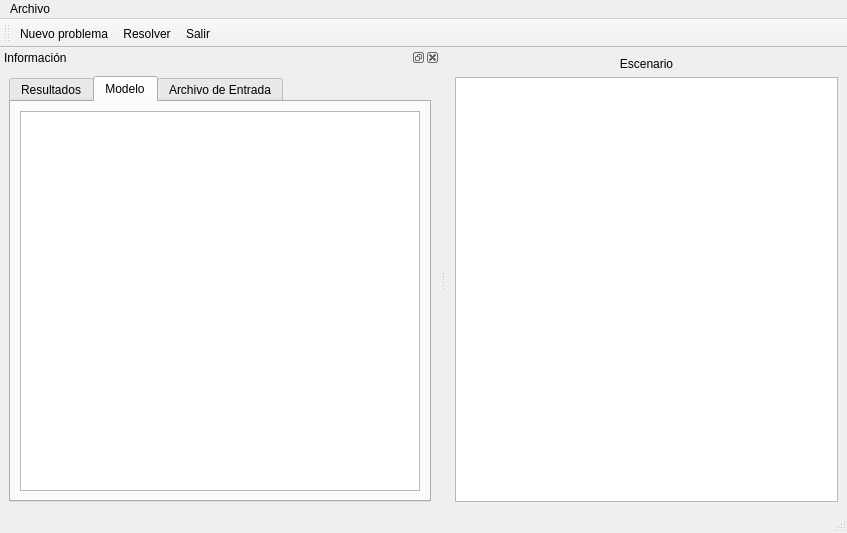
<?xml version="1.0" encoding="UTF-8"?>
<ui version="4.0">
 <class>MainWindowClass</class>
 <widget class="QMainWindow" name="MainWindowClass">
  <property name="geometry">
   <rect>
    <x>0</x>
    <y>0</y>
    <width>847</width>
    <height>533</height>
   </rect>
  </property>
  <property name="windowTitle">
   <string>Ubicación óptima de la escuela</string>
  </property>
  <property name="windowIcon">
   <iconset resource="../../resources/resources.qrc">
    <normaloff>:/icons/school_16</normaloff>:/icons/school_16</iconset>
  </property>
  <widget class="QWidget" name="centralwidget">
   <layout class="QGridLayout" name="gridLayout_2">
    <item row="0" column="0">
     <layout class="QVBoxLayout" name="verticalLayout">
      <item>
       <widget class="QLabel" name="label">
        <property name="styleSheet">
         <string notr="true">font: 12pt &quot;Sans Serif&quot;;</string>
        </property>
        <property name="text">
         <string>Escenario</string>
        </property>
        <property name="alignment">
         <set>Qt::AlignCenter</set>
        </property>
       </widget>
      </item>
      <item>
       <widget class="QScrollArea" name="scrollArea">
        <property name="widgetResizable">
         <bool>true</bool>
        </property>
        <property name="alignment">
         <set>Qt::AlignCenter</set>
        </property>
        <widget class="QWidget" name="scrollAreaWidgetContents">
         <property name="geometry">
          <rect>
           <x>0</x>
           <y>0</y>
           <width>377</width>
           <height>412</height>
          </rect>
         </property>
         <layout class="QGridLayout" name="gridLayout">
          <property name="margin">
           <number>0</number>
          </property>
          <item row="0" column="0">
           <widget class="QLabel" name="imageLabel">
            <property name="styleSheet">
             <string notr="true">QLabel {
	
	background-color: rgb(255, 255, 255);
}</string>
            </property>
            <property name="text">
             <string/>
            </property>
           </widget>
          </item>
         </layout>
        </widget>
       </widget>
      </item>
     </layout>
    </item>
   </layout>
  </widget>
  <widget class="QMenuBar" name="menubar">
   <property name="geometry">
    <rect>
     <x>0</x>
     <y>0</y>
     <width>847</width>
     <height>19</height>
    </rect>
   </property>
   <widget class="QMenu" name="menuArchivo">
    <property name="title">
     <string>Archivo</string>
    </property>
    <addaction name="newProblemInputAction"/>
    <addaction name="solveAction"/>
    <addaction name="exitAction"/>
   </widget>
   <addaction name="menuArchivo"/>
  </widget>
  <widget class="QStatusBar" name="statusbar"/>
  <widget class="QToolBar" name="toolBar">
   <property name="windowTitle">
    <string>Barra de herramientas</string>
   </property>
   <property name="iconSize">
    <size>
     <width>24</width>
     <height>24</height>
    </size>
   </property>
   <attribute name="toolBarArea">
    <enum>TopToolBarArea</enum>
   </attribute>
   <attribute name="toolBarBreak">
    <bool>false</bool>
   </attribute>
   <addaction name="newProblemInputAction"/>
   <addaction name="solveAction"/>
   <addaction name="exitAction"/>
  </widget>
  <widget class="QDockWidget" name="InformationDockWidget">
   <property name="minimumSize">
    <size>
     <width>440</width>
     <height>172</height>
    </size>
   </property>
   <property name="maximumSize">
    <size>
     <width>1000</width>
     <height>1000</height>
    </size>
   </property>
   <property name="styleSheet">
    <string/>
   </property>
   <property name="allowedAreas">
    <set>Qt::BottomDockWidgetArea|Qt::LeftDockWidgetArea|Qt::RightDockWidgetArea</set>
   </property>
   <property name="windowTitle">
    <string>Información</string>
   </property>
   <attribute name="dockWidgetArea">
    <number>1</number>
   </attribute>
   <widget class="QWidget" name="dockWidgetContents">
    <layout class="QGridLayout" name="gridLayout_4">
     <item row="0" column="0">
      <widget class="QTabWidget" name="tabWidget">
       <property name="currentIndex">
        <number>1</number>
       </property>
       <widget class="QWidget" name="resultsTab">
        <attribute name="title">
         <string>Resultados</string>
        </attribute>
        <layout class="QGridLayout" name="gridLayout_5">
         <item row="0" column="0">
          <widget class="QScrollArea" name="scrollArea_2">
           <property name="frameShape">
            <enum>QFrame::NoFrame</enum>
           </property>
           <property name="widgetResizable">
            <bool>true</bool>
           </property>
           <widget class="QWidget" name="scrollAreaWidgetContents_2">
            <property name="geometry">
             <rect>
              <x>0</x>
              <y>0</y>
              <width>400</width>
              <height>381</height>
             </rect>
            </property>
            <layout class="QGridLayout" name="gridLayout_3">
             <property name="margin">
              <number>0</number>
             </property>
             <item row="0" column="0">
              <widget class="QTextEdit" name="resultsTextEdit">
               <property name="styleSheet">
                <string>/*padding: 4px;*/
font: 8pt &quot;Bitstream Vera Sans Mono&quot;;</string>
               </property>
               <property name="readOnly">
                <bool>true</bool>
               </property>
              </widget>
             </item>
            </layout>
           </widget>
          </widget>
         </item>
        </layout>
       </widget>
       <widget class="QWidget" name="modelTab">
        <attribute name="title">
         <string>Modelo</string>
        </attribute>
        <layout class="QGridLayout" name="gridLayout_8">
         <item row="0" column="0">
          <widget class="QScrollArea" name="scrollArea_3">
           <property name="frameShape">
            <enum>QFrame::NoFrame</enum>
           </property>
           <property name="widgetResizable">
            <bool>true</bool>
           </property>
           <widget class="QWidget" name="scrollAreaWidgetContents_3">
            <property name="geometry">
             <rect>
              <x>0</x>
              <y>0</y>
              <width>400</width>
              <height>381</height>
             </rect>
            </property>
            <layout class="QGridLayout" name="gridLayout_6">
             <property name="margin">
              <number>0</number>
             </property>
             <item row="0" column="0">
              <widget class="QTextEdit" name="modelTextEdit">
               <property name="styleSheet">
                <string>/*padding: 4px;*/
font: 8pt &quot;Bitstream Vera Sans Mono&quot;;</string>
               </property>
               <property name="readOnly">
                <bool>true</bool>
               </property>
              </widget>
             </item>
            </layout>
           </widget>
          </widget>
         </item>
        </layout>
       </widget>
       <widget class="QWidget" name="inputFileTab">
        <attribute name="title">
         <string>Archivo de Entrada</string>
        </attribute>
        <layout class="QGridLayout" name="gridLayout_9">
         <item row="0" column="0">
          <widget class="QScrollArea" name="scrollArea_4">
           <property name="styleSheet">
            <string/>
           </property>
           <property name="frameShape">
            <enum>QFrame::NoFrame</enum>
           </property>
           <property name="widgetResizable">
            <bool>true</bool>
           </property>
           <property name="alignment">
            <set>Qt::AlignLeading|Qt::AlignLeft|Qt::AlignTop</set>
           </property>
           <widget class="QWidget" name="scrollAreaWidgetContents_4">
            <property name="geometry">
             <rect>
              <x>0</x>
              <y>0</y>
              <width>400</width>
              <height>381</height>
             </rect>
            </property>
            <layout class="QGridLayout" name="gridLayout_7">
             <property name="margin">
              <number>0</number>
             </property>
             <item row="0" column="0">
              <widget class="QTextEdit" name="inputFileTextEdit">
               <property name="styleSheet">
                <string>/*padding: 4px;*/
font: 8pt &quot;Bitstream Vera Sans Mono&quot;;</string>
               </property>
               <property name="readOnly">
                <bool>true</bool>
               </property>
              </widget>
             </item>
            </layout>
           </widget>
          </widget>
         </item>
        </layout>
       </widget>
      </widget>
     </item>
    </layout>
   </widget>
  </widget>
  <action name="newProblemInputAction">
   <property name="icon">
    <iconset resource="../../resources/resources.qrc">
     <normaloff>:/icons/open_blue</normaloff>:/icons/open_blue</iconset>
   </property>
   <property name="text">
    <string>&amp;Nuevo problema</string>
   </property>
   <property name="toolTip">
    <string>Nuevo problema</string>
   </property>
  </action>
  <action name="exitAction">
   <property name="icon">
    <iconset resource="../../resources/resources.qrc">
     <normaloff>:/icons/exit_16</normaloff>:/icons/exit_16</iconset>
   </property>
   <property name="text">
    <string>Salir</string>
   </property>
  </action>
  <action name="solveAction">
   <property name="icon">
    <iconset resource="../../resources/resources.qrc">
     <normaloff>:/icons/run_32_01</normaloff>:/icons/run_32_01</iconset>
   </property>
   <property name="text">
    <string>&amp;Resolver</string>
   </property>
  </action>
 </widget>
 <resources>
  <include location="../../resources/resources.qrc"/>
 </resources>
 <connections/>
</ui>
